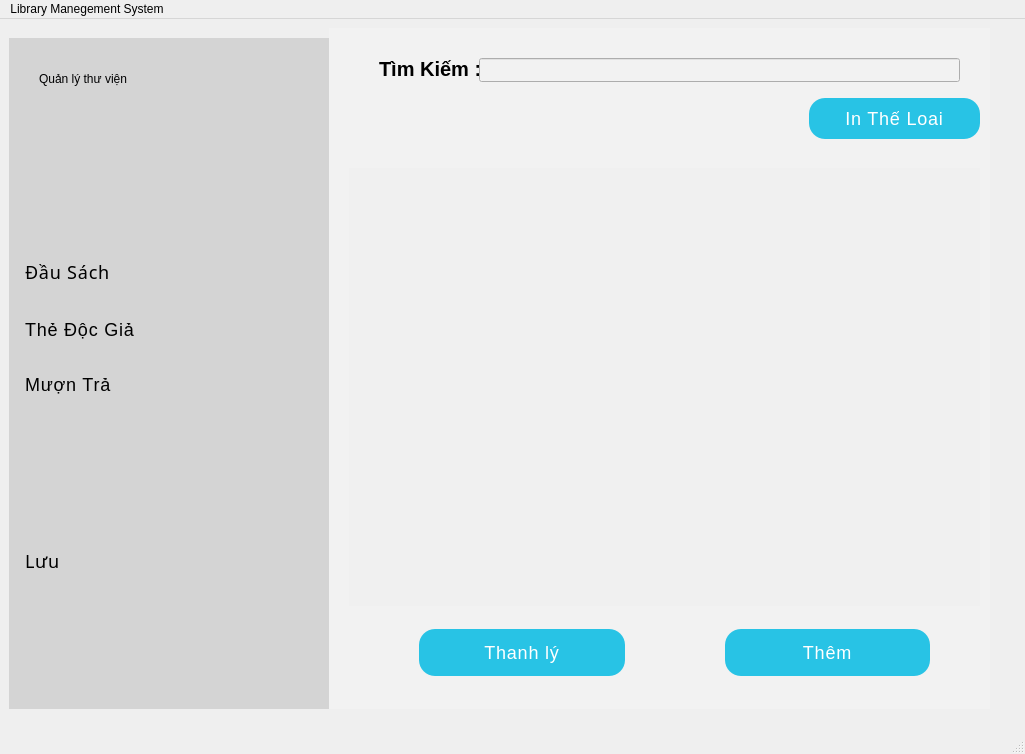
<?xml version="1.0" encoding="UTF-8"?>
<ui version="4.0">
 <class>LibraryManagementSystem</class>
 <widget class="QMainWindow" name="LibraryManagementSystem">
  <property name="geometry">
   <rect>
    <x>0</x>
    <y>0</y>
    <width>1025</width>
    <height>754</height>
   </rect>
  </property>
  <property name="sizePolicy">
   <sizepolicy hsizetype="Fixed" vsizetype="Fixed">
    <horstretch>0</horstretch>
    <verstretch>0</verstretch>
   </sizepolicy>
  </property>
  <property name="windowTitle">
   <string>LibraryManagementSystem</string>
  </property>
  <widget class="QWidget" name="centralwidget">
   <property name="sizePolicy">
    <sizepolicy hsizetype="Fixed" vsizetype="Fixed">
     <horstretch>0</horstretch>
     <verstretch>0</verstretch>
    </sizepolicy>
   </property>
   <layout class="QGridLayout" name="gridLayout_2">
    <item row="0" column="0">
     <layout class="QHBoxLayout" name="horizontalLayout" stretch="2">
      <property name="spacing">
       <number>0</number>
      </property>
      <item>
       <widget class="QWidget" name="widget" native="true">
        <widget class="QWidget" name="widget_2" native="true">
         <property name="geometry">
          <rect>
           <x>0</x>
           <y>10</y>
           <width>325</width>
           <height>671</height>
          </rect>
         </property>
         <property name="styleSheet">
          <string notr="true">background-color: #D4D4D4;</string>
         </property>
         <widget class="QLabel" name="name_project_Label">
          <property name="geometry">
           <rect>
            <x>30</x>
            <y>0</y>
            <width>261</width>
            <height>81</height>
           </rect>
          </property>
          <property name="styleSheet">
           <string notr="true">font: 900 18pt &quot;Arial&quot;;
color: #000001;
text-align: center;

</string>
          </property>
          <property name="text">
           <string>Quản lý thư viện</string>
          </property>
         </widget>
         <widget class="QPushButton" name="luuFile_pushButton">
          <property name="geometry">
           <rect>
            <x>0</x>
            <y>500</y>
            <width>321</width>
            <height>46</height>
           </rect>
          </property>
          <property name="font">
           <font>
            <family>Roboto Mono</family>
            <pointsize>-1</pointsize>
            <bold>false</bold>
            <kerning>true</kerning>
           </font>
          </property>
          <property name="styleSheet">
           <string notr="true">QPushButton {
    border: none;
    padding: 13px 16px;
    font-family: &quot;Roboto Mono&quot;, sans-serif;
    font-size: 18px;
    letter-spacing: 0.8px;
    color: black;
    text-align: left;
    width: 100%;
}

QPushButton:hover {
    background-color: #C4C4C4;
}

QPushButton:pressed {
    background-color: #C4C4C4;
    border-width: 4px 0 0;
}

QPushButton:disabled {
    background-color: #D6D6D6;
    color: #7F7F7F;
}

QPushButton:focus {
    outline: none;
}</string>
          </property>
          <property name="text">
           <string>Lưu</string>
          </property>
          <property name="icon">
           <iconset>
            <normaloff>download-solid.svg</normaloff>download-solid.svg</iconset>
          </property>
         </widget>
         <widget class="QWidget" name="layoutWidget">
          <property name="geometry">
           <rect>
            <x>0</x>
            <y>200</y>
            <width>321</width>
            <height>181</height>
           </rect>
          </property>
          <layout class="QVBoxLayout" name="verticalLayout">
           <property name="spacing">
            <number>0</number>
           </property>
           <property name="bottomMargin">
            <number>0</number>
           </property>
           <item>
            <widget class="QPushButton" name="dauSach_pushButton">
             <property name="font">
              <font>
               <family>Roboto Mono</family>
               <pointsize>-1</pointsize>
               <bold>false</bold>
              </font>
             </property>
             <property name="styleSheet">
              <string notr="true">QPushButton {
    border: none;
    padding: 13px 16px;
    font-family: &quot;Roboto Mono&quot;, sans-serif;
    font-size: 18px;
    letter-spacing: 0.8px;
    color: black;
    text-align: left;
    width: 100%;
}

QPushButton:hover {
    background-color: #C4C4C4;
}

QPushButton:pressed {
    background-color: #C4C4C4;
    border-width: 4px 0 0;
}

QPushButton:disabled {
    background-color: #D6D6D6;
    color: #7F7F7F;
}

QPushButton:focus {
    outline: none;
}</string>
             </property>
             <property name="text">
              <string>Đầu Sách</string>
             </property>
             <property name="icon">
              <iconset>
               <normaloff>book-solid.svg</normaloff>book-solid.svg</iconset>
             </property>
            </widget>
           </item>
           <item>
            <widget class="QPushButton" name="thedocgia_pushButton">
             <property name="styleSheet">
              <string notr="true">QPushButton {
    border: none;
    padding: 13px 16px;
    font-family: &quot;Roboto Mono&quot;, sans-serif;
    font-size: 18px;
    letter-spacing: 0.8px;
    color: black;
    text-align: left;
    width: 100%;
}

QPushButton:hover {
    background-color: #C4C4C4;
}

QPushButton:pressed {
    background-color: #C4C4C4;
    border-width: 4px 0 0;
}

QPushButton:disabled {
    background-color: #D6D6D6;
    color: #7F7F7F;
}

QPushButton:focus {
    outline: none;
}</string>
             </property>
             <property name="text">
              <string>Thẻ Độc Giả</string>
             </property>
             <property name="icon">
              <iconset>
               <normaloff>user-regular.svg</normaloff>user-regular.svg</iconset>
             </property>
            </widget>
           </item>
           <item>
            <widget class="QPushButton" name="muontra_pushButton">
             <property name="styleSheet">
              <string notr="true">QPushButton {
    border: none;
    padding: 13px 16px;
    font-family: &quot;Roboto Mono&quot;, sans-serif;
    font-size: 18px;
    letter-spacing: 0.8px;
    color: black;
    text-align: left;
    width: 100%;
}

QPushButton:hover {
    background-color: #C4C4C4;
}

QPushButton:pressed {
    background-color: #C4C4C4;
    border-width: 4px 0 0;
}

QPushButton:disabled {
    background-color: #D6D6D6;
    color: #7F7F7F;
}

QPushButton:focus {
    outline: none;
}</string>
             </property>
             <property name="text">
              <string>Mượn Trả</string>
             </property>
             <property name="icon">
              <iconset>
               <normaloff>rotate-solid.svg</normaloff>rotate-solid.svg</iconset>
             </property>
            </widget>
           </item>
          </layout>
         </widget>
        </widget>
        <widget class="QWidget" name="widget_3" native="true">
         <property name="geometry">
          <rect>
           <x>320</x>
           <y>0</y>
           <width>661</width>
           <height>681</height>
          </rect>
         </property>
         <property name="styleSheet">
          <string notr="true">background-color: #F2F2F2;
</string>
         </property>
         <widget class="QStackedWidget" name="stackedWidget_infor">
          <property name="geometry">
           <rect>
            <x>0</x>
            <y>10</y>
            <width>661</width>
            <height>671</height>
           </rect>
          </property>
          <widget class="QWidget" name="page_dausach">
           <widget class="QTableView" name="tableView_dausach">
            <property name="geometry">
             <rect>
              <x>20</x>
              <y>130</y>
              <width>631</width>
              <height>438</height>
             </rect>
            </property>
            <property name="sizePolicy">
             <sizepolicy hsizetype="Expanding" vsizetype="Expanding">
              <horstretch>0</horstretch>
              <verstretch>0</verstretch>
             </sizepolicy>
            </property>
            <property name="styleSheet">
             <string notr="true">QTableView {
    background-color: #F0F0F0;      
    gridline-color: #A0A0A0; 
    border: none;           
}

QHeaderView::section {
    background-color: #D3D3D3;  
    color: black;                  
    padding: 8px;                  
    font-weight: bold;           
    border-bottom: 1px solid #A0A0A0; 
}

QTableView::item {
	 padding: 8px;                
    color: black;               
    border: none; 
}

QTableView::item:selected {
    background-color: #C0C0C0;     
    color: black; 
}
</string>
            </property>
            <property name="frameShape">
             <enum>QFrame::Shape::NoFrame</enum>
            </property>
            <property name="editTriggers">
             <set>QAbstractItemView::EditTrigger::NoEditTriggers</set>
            </property>
            <property name="alternatingRowColors">
             <bool>false</bool>
            </property>
            <property name="sortingEnabled">
             <bool>false</bool>
            </property>
           </widget>
           <widget class="QLabel" name="timKiemDuSach_Label">
            <property name="geometry">
             <rect>
              <x>50</x>
              <y>10</y>
              <width>101</width>
              <height>41</height>
             </rect>
            </property>
            <property name="styleSheet">
             <string notr="true">color: black;
font-size:20px;
font-weight:600;</string>
            </property>
            <property name="text">
             <string>Tìm Kiếm :</string>
            </property>
           </widget>
           <widget class="QLineEdit" name="lineEdit_timkiemds">
            <property name="geometry">
             <rect>
              <x>150</x>
              <y>20</y>
              <width>481</width>
              <height>24</height>
             </rect>
            </property>
            <property name="styleSheet">
             <string notr="true">color:black;</string>
            </property>
           </widget>
           <widget class="QPushButton" name="inTheLoai_pushButton">
            <property name="geometry">
             <rect>
              <x>480</x>
              <y>60</y>
              <width>171</width>
              <height>41</height>
             </rect>
            </property>
            <property name="styleSheet">
             <string notr="true">QPushButton {
    background-color: #28C3E5;
    border: none;
    border-radius: 16px;
    padding: 13px 16px;
    font-family: &quot;Roboto Mono&quot;, sans-serif;
    font-size: 18px;
    letter-spacing: 0.8px;
    color: #FFFFFF;
    text-align: center;
    width: 100%;
}

QPushButton:hover {
    background-color: #1CB0F6;
}

QPushButton:pressed {
    background-color: #1899D6;
    border-width: 4px 0 0;
}

QPushButton:disabled {
    background-color: #D6D6D6;
    color: #7F7F7F;
}

QPushButton:focus {
    outline: none;
}</string>
            </property>
            <property name="text">
             <string>In Thể Loại</string>
            </property>
           </widget>
           <widget class="QWidget" name="layoutWidget">
            <property name="geometry">
             <rect>
              <x>90</x>
              <y>590</y>
              <width>511</width>
              <height>50</height>
             </rect>
            </property>
            <layout class="QHBoxLayout" name="horizontalLayout_3" stretch="0,0">
             <property name="spacing">
              <number>100</number>
             </property>
             <item>
              <widget class="QPushButton" name="themSach_pushButton_2">
               <property name="cursor">
                <cursorShape>PointingHandCursor</cursorShape>
               </property>
               <property name="styleSheet">
                <string notr="true">QPushButton {
    background-color: #28C3E5;
    border: none;
    border-radius: 16px;
    padding: 13px 16px;
    font-family: &quot;Roboto Mono&quot;, sans-serif;
    font-size: 18px;
    letter-spacing: 0.8px;
    color: #FFFFFF;
    text-align: center;
    width: 100%;
}

QPushButton:hover {
    background-color: #1CB0F6;
}

QPushButton:pressed {
    background-color: #1899D6;
    border-width: 4px 0 0;
}

QPushButton:disabled {
    background-color: #D6D6D6;
    color: #7F7F7F;
}

QPushButton:focus {
    outline: none;
}</string>
               </property>
               <property name="text">
                <string>Thanh lý</string>
               </property>
               <property name="icon">
                <iconset>
                 <normaloff>Thanhly.png</normaloff>Thanhly.png</iconset>
               </property>
              </widget>
             </item>
             <item>
              <widget class="QPushButton" name="themSach_pushButton">
               <property name="cursor">
                <cursorShape>PointingHandCursor</cursorShape>
               </property>
               <property name="styleSheet">
                <string notr="true">QPushButton {
    background-color: #28C3E5;
    border: none;
    border-radius: 16px;
    padding: 13px 16px;
    font-family: &quot;Roboto Mono&quot;, sans-serif;
    font-size: 18px;
    letter-spacing: 0.8px;
    color: #FFFFFF;
    text-align: center;
    width: 100%;
}

QPushButton:hover {
    background-color: #1CB0F6;
}

QPushButton:pressed {
    background-color: #1899D6;
    border-width: 4px 0 0;
}

QPushButton:disabled {
    background-color: #D6D6D6;
    color: #7F7F7F;
}

QPushButton:focus {
    outline: none;
}</string>
               </property>
               <property name="text">
                <string>Thêm</string>
               </property>
               <property name="icon">
                <iconset>
                 <normaloff>plus-solid.svg</normaloff>plus-solid.svg</iconset>
               </property>
              </widget>
             </item>
            </layout>
           </widget>
          </widget>
          <widget class="QWidget" name="page_docgia">
           <widget class="QTableWidget" name="tableWidget_2">
            <property name="geometry">
             <rect>
              <x>40</x>
              <y>100</y>
              <width>571</width>
              <height>461</height>
             </rect>
            </property>
            <property name="sizePolicy">
             <sizepolicy hsizetype="Minimum" vsizetype="Minimum">
              <horstretch>0</horstretch>
              <verstretch>0</verstretch>
             </sizepolicy>
            </property>
            <property name="styleSheet">
             <string notr="true">QTableWidget {
    background-color: #F0F0F0;      
    gridline-color: #A0A0A0; 
    border:  1px solid black;                    
}

QHeaderView::section {
    background-color: #D3D3D3;  
    color: black;                  
    padding: 8px;                  
    font-weight: bold;           
    border-bottom: 1px solid #A0A0A0; 
}

QTableWidget::item {
    padding: 8px;                
    color: black;                     
}

QTableWidget::item:selected {
    background-color: #C0C0C0;     
    color: black;                  
}</string>
            </property>
            <property name="frameShape">
             <enum>QFrame::Shape::NoFrame</enum>
            </property>
            <property name="verticalScrollBarPolicy">
             <enum>Qt::ScrollBarPolicy::ScrollBarAlwaysOff</enum>
            </property>
            <property name="horizontalScrollBarPolicy">
             <enum>Qt::ScrollBarPolicy::ScrollBarAlwaysOff</enum>
            </property>
            <property name="wordWrap">
             <bool>false</bool>
            </property>
            <attribute name="horizontalHeaderCascadingSectionResizes">
             <bool>false</bool>
            </attribute>
            <attribute name="horizontalHeaderStretchLastSection">
             <bool>true</bool>
            </attribute>
            <column>
             <property name="text">
              <string>Mã thẻ</string>
             </property>
            </column>
            <column>
             <property name="text">
              <string>Họ</string>
             </property>
            </column>
            <column>
             <property name="text">
              <string>Tên</string>
             </property>
            </column>
            <column>
             <property name="text">
              <string>Phái </string>
             </property>
            </column>
            <column>
             <property name="text">
              <string>Trạng Thái</string>
             </property>
            </column>
           </widget>
           <widget class="QWidget" name="layoutWidget">
            <property name="geometry">
             <rect>
              <x>410</x>
              <y>30</y>
              <width>213</width>
              <height>55</height>
             </rect>
            </property>
            <layout class="QHBoxLayout" name="horizontalLayout_2">
             <item>
              <widget class="QLabel" name="label">
               <property name="font">
                <font>
                 <pointsize>12</pointsize>
                 <bold>true</bold>
                 <strikeout>false</strikeout>
                </font>
               </property>
               <property name="layoutDirection">
                <enum>Qt::LayoutDirection::RightToLeft</enum>
               </property>
               <property name="styleSheet">
                <string notr="true">text-align: right;</string>
               </property>
               <property name="text">
                <string> Sắp xếp theo:</string>
               </property>
              </widget>
             </item>
             <item>
              <widget class="QComboBox" name="sapXepDocGia_ComboBox">
               <property name="styleSheet">
                <string notr="true">QComboBox {
    background-color: #28C3E5;
    color: white;
    padding: 8px;
    width: 30px;
    border: none;
    font-size: 15px;
    border-radius: 5px;
    font-family: &quot;Roboto Mono&quot;, sans-serif;
}

// Adjust the dropdown icon
QComboBox::down-arrow {
    width: 20px;
    height: 20px;
}

QComboBox::drop-down {
    border: none;
    background-color: rgba(255, 255, 255, 0.1);
    width: 50px;
}

// Hover effect
QComboBox:hover::drop-down {
    background-color: rgba(255, 255, 255, 0.2);
}

// Style for the dropdown menu items
QComboBox QAbstractItemView {
    background-color: #0563af;
    color: white;
    padding: 5px;
    selection-background-color: #1899D6;
}

</string>
               </property>
               <item>
                <property name="text">
                 <string>Mã số</string>
                </property>
               </item>
               <item>
                <property name="text">
                 <string>Tên</string>
                </property>
               </item>
              </widget>
             </item>
            </layout>
           </widget>
           <widget class="QWidget" name="layoutWidget">
            <property name="geometry">
             <rect>
              <x>100</x>
              <y>590</y>
              <width>451</width>
              <height>50</height>
             </rect>
            </property>
            <layout class="QHBoxLayout" name="horizontalLayout_4">
             <property name="spacing">
              <number>150</number>
             </property>
             <item>
              <widget class="QPushButton" name="themDocGia_pushButton">
               <property name="styleSheet">
                <string notr="true">QPushButton {
    background-color: #28C3E5;
    border: none;
    border-radius: 16px;
    padding: 13px 16px;
    font-family: &quot;Roboto Mono&quot;, sans-serif;
    font-size: 18px;
    letter-spacing: 0.8px;
    color: #FFFFFF;
    text-align: center;
    width: 100%;
}

QPushButton:hover {
    background-color: #1CB0F6;
}

QPushButton:pressed {
    background-color: #1899D6;
    border-width: 4px 0 0;
}

QPushButton:disabled {
    background-color: #D6D6D6;
    color: #7F7F7F;
}

QPushButton:focus {
    outline: none;
}</string>
               </property>
               <property name="text">
                <string>Thêm</string>
               </property>
               <property name="icon">
                <iconset>
                 <normaloff>plus-solid.svg</normaloff>plus-solid.svg</iconset>
               </property>
              </widget>
             </item>
             <item>
              <widget class="QPushButton" name="xoaDocGia_pushButton">
               <property name="styleSheet">
                <string notr="true">QPushButton {
    background-color: #28C3E5;
    border: none;
    border-radius: 16px;
    padding: 13px 16px;
    font-family: &quot;Arial&quot;, sans-serif;
    font-size: 18px;
    letter-spacing: 0.8px;
    color: #FFFFFF;
    text-align: center;
    width: 100%;
}

QPushButton:hover {
    background-color: #1CB0F6;
}

QPushButton:pressed {
    background-color: #1899D6;
    border-width: 4px 0 0;
}

QPushButton:disabled {
    background-color: #D6D6D6;
    color: #7F7F7F;
}

QPushButton:focus {
    outline: none;
}</string>
               </property>
               <property name="text">
                <string>Xóa</string>
               </property>
               <property name="icon">
                <iconset>
                 <normaloff>trash-solid.svg</normaloff>trash-solid.svg</iconset>
               </property>
              </widget>
             </item>
            </layout>
           </widget>
          </widget>
          <widget class="QWidget" name="page_muontra">
           <widget class="QListView" name="danhSachDocGiaMuonQuaHan_listView">
            <property name="geometry">
             <rect>
              <x>50</x>
              <y>70</y>
              <width>331</width>
              <height>451</height>
             </rect>
            </property>
            <property name="styleSheet">
             <string notr="true">border: 1px solid gray;
color: black;</string>
            </property>
           </widget>
           <widget class="QTableView" name="topTenMuonNhieuNhat_tableView">
            <property name="geometry">
             <rect>
              <x>400</x>
              <y>70</y>
              <width>221</width>
              <height>451</height>
             </rect>
            </property>
            <property name="styleSheet">
             <string notr="true">border: 1px solid gray;
color: black;</string>
            </property>
           </widget>
           <widget class="QPushButton" name="muonSach_pushButton">
            <property name="geometry">
             <rect>
              <x>50</x>
              <y>580</y>
              <width>141</width>
              <height>51</height>
             </rect>
            </property>
            <property name="styleSheet">
             <string notr="true">QPushButton {
    background-color: #28C3E5;
    border: none;
    border-radius: 16px;
    padding: 13px 16px;
    font-family: &quot;Arial&quot;, sans-serif;
    font-size: 15px;
    font-weight: bold;
    letter-spacing: 0.8px;
    color: #FFFFFF;
    text-align: center;
    text-transform: uppercase;
    width: 100%;
}

QPushButton:hover {
    background-color: #1CB0F6;
}

QPushButton:pressed {
    background-color: #1899D6;
    border-width: 4px 0 0;
}

QPushButton:disabled {
    background-color: #D6D6D6;
    color: #7F7F7F;
}

QPushButton:focus {
    outline: none;
}</string>
            </property>
            <property name="text">
             <string>Mượn Sách</string>
            </property>
           </widget>
           <widget class="QPushButton" name="traSach_pushButton">
            <property name="geometry">
             <rect>
              <x>230</x>
              <y>580</y>
              <width>111</width>
              <height>51</height>
             </rect>
            </property>
            <property name="styleSheet">
             <string notr="true">QPushButton {
    background-color: #28C3E5;
    border: none;
    border-radius: 16px;
    padding: 13px 16px;
    font-family: &quot;Arial&quot;, sans-serif;
    font-size: 15px;
    font-weight: bold;
    letter-spacing: 0.8px;
    color: #FFFFFF;
    text-align: center;
    text-transform: uppercase;
    width: 100%;
}

QPushButton:hover {
    background-color: #1CB0F6;
}

QPushButton:pressed {
    background-color: #1899D6;
    border-width: 4px 0 0;
}

QPushButton:disabled {
    background-color: #D6D6D6;
    color: #7F7F7F;
}

QPushButton:focus {
    outline: none;
}</string>
            </property>
            <property name="text">
             <string>Trả Sách</string>
            </property>
           </widget>
           <widget class="QPushButton" name="timSach_pushButton">
            <property name="geometry">
             <rect>
              <x>400</x>
              <y>580</y>
              <width>131</width>
              <height>51</height>
             </rect>
            </property>
            <property name="styleSheet">
             <string notr="true">QPushButton {
    background-color: #28C3E5;
    border: none;
    border-radius: 16px;
    padding: 13px 16px;
    font-family: &quot;Arial&quot;, sans-serif;
    font-size: 15px;
    font-weight: bold;
    letter-spacing: 0.8px;
    color: #FFFFFF;
    text-align: center;
    text-transform: uppercase;
    width: 100%;
}

QPushButton:hover {
    background-color: #1CB0F6;
}

QPushButton:pressed {
    background-color: #1899D6;
    border-width: 4px 0 0;
}

QPushButton:disabled {
    background-color: #D6D6D6;
    color: #7F7F7F;
}

QPushButton:focus {
    outline: none;
}</string>
            </property>
            <property name="text">
             <string>Tìm Sách</string>
            </property>
           </widget>
           <widget class="QLabel" name="muonQuaHan_Label">
            <property name="geometry">
             <rect>
              <x>52</x>
              <y>19</y>
              <width>251</width>
              <height>31</height>
             </rect>
            </property>
            <property name="styleSheet">
             <string notr="true">text-align: center;
color: black;</string>
            </property>
            <property name="text">
             <string>Độc giả mượn sách quá hạn</string>
            </property>
           </widget>
           <widget class="QLabel" name="muonNhieuNhat_Label">
            <property name="geometry">
             <rect>
              <x>390</x>
              <y>10</y>
              <width>241</width>
              <height>51</height>
             </rect>
            </property>
            <property name="styleSheet">
             <string notr="true">color: black;
</string>
            </property>
            <property name="text">
             <string>10 cuốn sách được mượn nhiều nhất </string>
            </property>
           </widget>
           <widget class="QTableView" name="tableView_danhsachquahan">
            <property name="geometry">
             <rect>
              <x>50</x>
              <y>70</y>
              <width>331</width>
              <height>451</height>
             </rect>
            </property>
           </widget>
          </widget>
         </widget>
        </widget>
       </widget>
      </item>
     </layout>
    </item>
   </layout>
  </widget>
  <widget class="QMenuBar" name="menubar">
   <property name="geometry">
    <rect>
     <x>0</x>
     <y>0</y>
     <width>1025</width>
     <height>26</height>
    </rect>
   </property>
   <widget class="QMenu" name="menuLibrary_Manegement_System">
    <property name="title">
     <string>Library Manegement System</string>
    </property>
   </widget>
   <addaction name="menuLibrary_Manegement_System"/>
  </widget>
  <widget class="QStatusBar" name="statusbar"/>
 </widget>
 <resources/>
 <connections/>
</ui>
